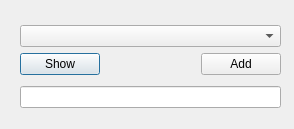
<?xml version="1.0" encoding="UTF-8"?>
<ui version="4.0">
 <class>Dialog</class>
 <widget class="QDialog" name="Dialog">
  <property name="geometry">
   <rect>
    <x>0</x>
    <y>0</y>
    <width>294</width>
    <height>129</height>
   </rect>
  </property>
  <property name="windowTitle">
   <string>Dialog</string>
  </property>
  <widget class="QWidget" name="">
   <property name="geometry">
    <rect>
     <x>20</x>
     <y>20</y>
     <width>261</width>
     <height>93</height>
    </rect>
   </property>
   <layout class="QVBoxLayout" name="verticalLayout_2">
    <item>
     <layout class="QVBoxLayout" name="verticalLayout">
      <item>
       <widget class="QComboBox" name="comboBox"/>
      </item>
      <item>
       <layout class="QHBoxLayout" name="horizontalLayout">
        <item>
         <widget class="QPushButton" name="pushButton">
          <property name="text">
           <string>Show</string>
          </property>
         </widget>
        </item>
        <item>
         <spacer name="horizontalSpacer">
          <property name="orientation">
           <enum>Qt::Horizontal</enum>
          </property>
          <property name="sizeHint" stdset="0">
           <size>
            <width>40</width>
            <height>20</height>
           </size>
          </property>
         </spacer>
        </item>
        <item>
         <widget class="QPushButton" name="pushButton_2">
          <property name="text">
           <string>Add</string>
          </property>
         </widget>
        </item>
       </layout>
      </item>
     </layout>
    </item>
    <item>
     <widget class="QLineEdit" name="lineEdit"/>
    </item>
   </layout>
  </widget>
 </widget>
 <resources/>
 <connections/>
</ui>
